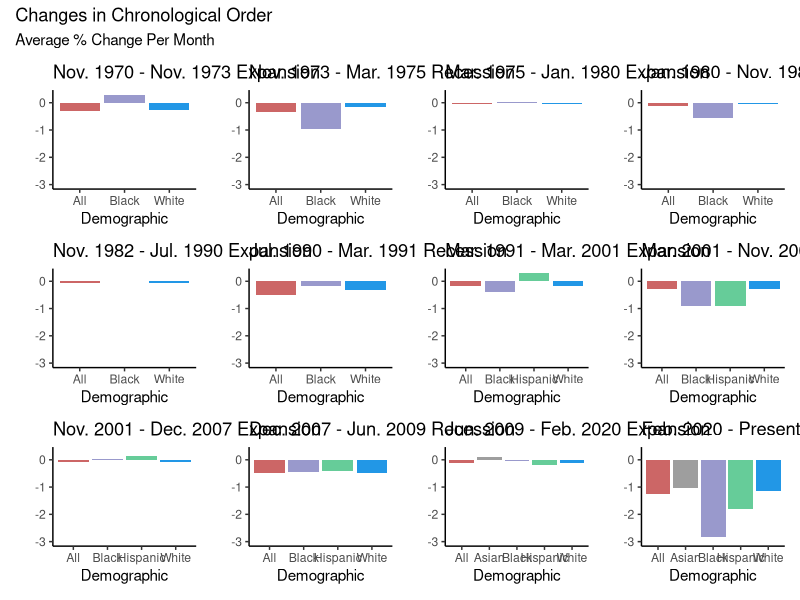
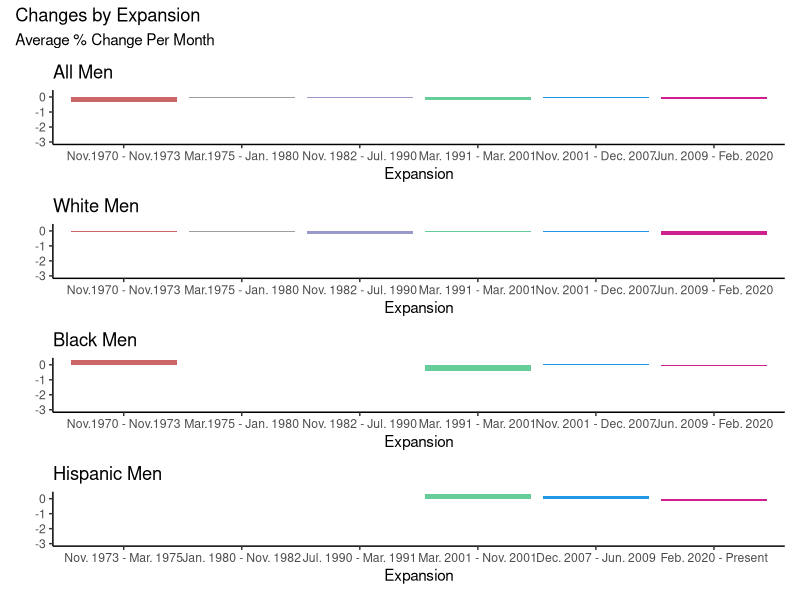
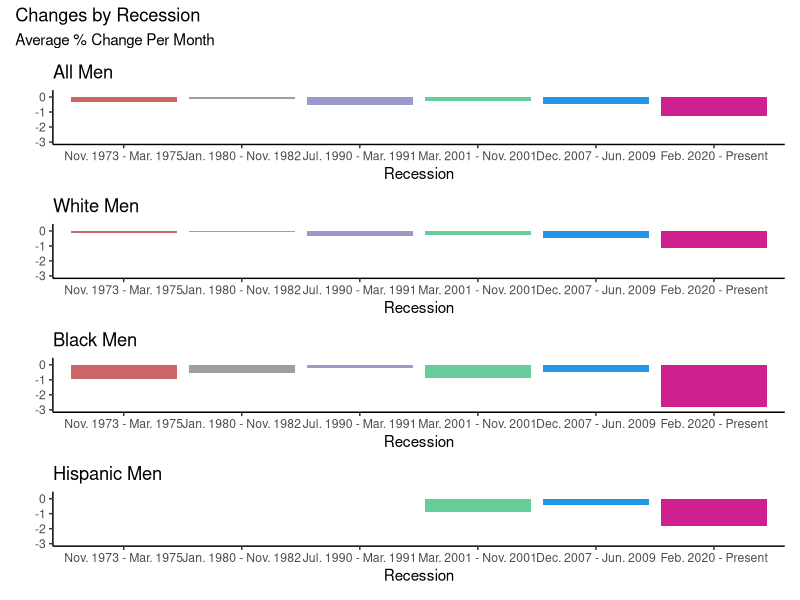
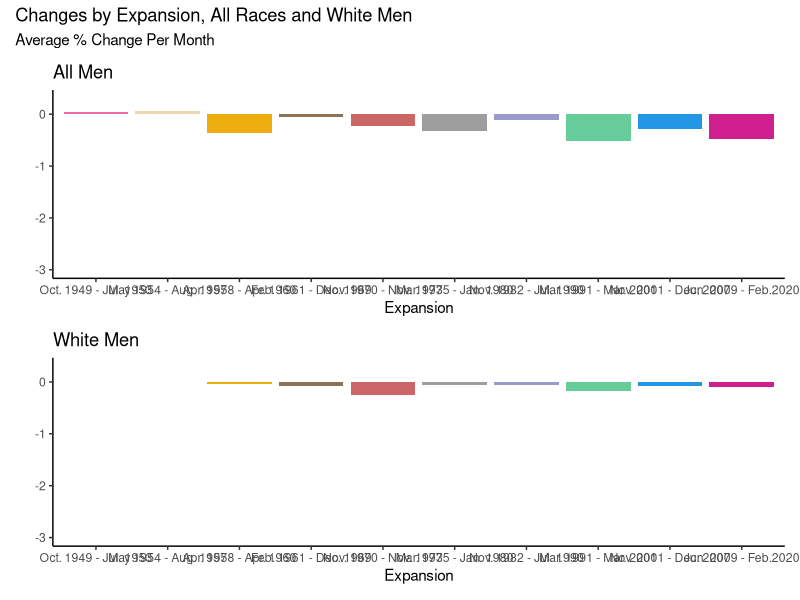
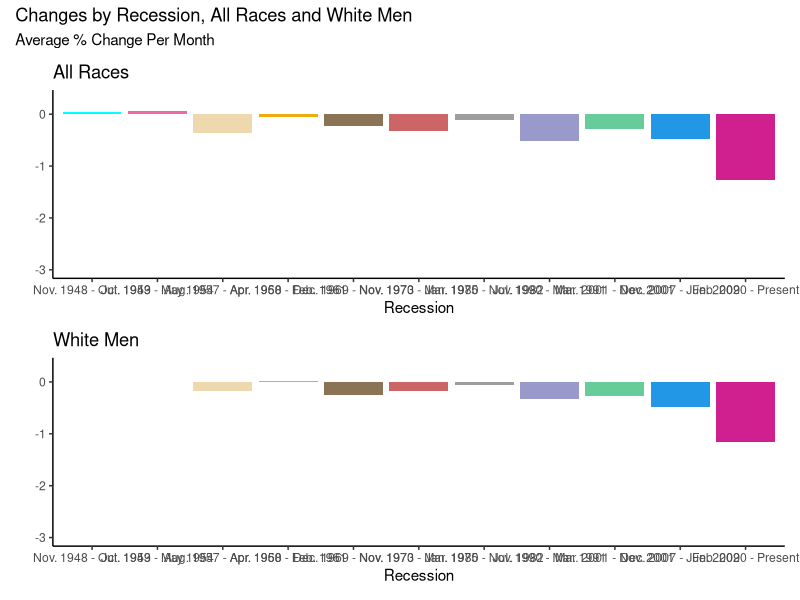

Write R code to recreate these figures, in order.
library(ggplot2)
library(patchwork)


######
###
# Histogram for the Nov.1973-Mar.1975 Recession
pool <- -0.334008
black <- -0.966556
white <- -0.1722803

groups <- c(pool, black, white)
groups <- data.frame(groups, "race" = c("All", "Black", "White"))

plots <- function(title = "Need Title"){
ggplot(groups) +
  geom_col(mapping = aes(x = race, y = groups, fill = race), show.legend = FALSE) +
    ylim(-3, .3) +
  ylab("") +
  xlab("Demographic") +
  ggtitle(title) +
  scale_fill_manual(values = c(All = "#CC6666", Black = "#9999CC", White = "9900CC")) +
  theme_classic()
}

r1 <- plots("Nov. 1973 - Mar. 1975 Recession")


###
# Histogram for the 1980-1982 Recession
pool <- -0.114883864
black <- -0.5561215
white <- -0.062987133

groups <- c(pool, black, white)
groups <- data.frame(groups, "race" = c("All", "Black", "White"))

r2 <- plots(title = "Jan. 1980 - Nov. 1982 Recession")




###
# A Histogram for the July 1990 to March 1991 Recession
pool <- -0.521343862
black <- -0.189413386
white <- -0.328859189

groups <- c(pool, black, white)
groups <- data.frame(groups, "race" = c("All", "Black", "White"))

r3 <- plots(title = "Jul. 1990 - Mar. 1991 Recession")





###
# A Histogram for the Mar. 2001 - Nov. 2001 Recession
pool <- -0.291108569
black <- -0.90753402
white <- -0.275512803
hispanic <- -0.910550862

groups <- c(pool, black, white, hispanic)
groups <- data.frame(groups, "race" = c("All", "Black", "White", "Hispanic"))

plots2 <- function(title = "Need Title"){
  ggplot(groups) +
    geom_col(mapping = aes(x = race, y = groups, fill = race), show.legend = FALSE) +
    ylim(-3, .3) +
    ylab("") +
    xlab("Demographic") +
    ggtitle(title) +
    scale_fill_manual(values = c(All = "#CC6666", Black = "#9999CC", Hispanic = "#66CC99", White = "9900CC")) +
    theme_classic()
}

r4 <- plots2("Mar. 2001 - Nov. 2001 Recession")



###
# A Histogram for the Dec. 2007 - Jun. 2009 Recession
pool <- -0.480316844
black <- -0.461765842
white <- -0.475579663
hispanic <- -0.424652423

groups <- c(pool, black, white, hispanic)
groups <- data.frame(groups, "race" = c("All", "Black", "White", "Hispanic"))

r5 <- plots2("Dec. 2007 - Jun. 2009 Recession")





###
# A Histogram for the Current Recession
pool <- -1.268298659
black <- -2.831470812
white <- -1.156569587
hispanic <- -1.804078664
asian <- -1.042452782

groups <- c(pool, black, white, hispanic, asian)
groups <- data.frame(groups, "race" = c("All", "Black", "White", "Hispanic", "Asian"))

plots3 <- function(title = "Need Title"){
  ggplot(groups) +
    geom_col(mapping = aes(x = race, y = groups, fill = race), show.legend = FALSE) +
    ylim(-3, .3) +
    ylab("") +
    xlab("Demographic") +
    ggtitle(title) +
    scale_fill_manual(values = c(All = "#CC6666", Asian = "666600", Black = "#9999CC", Hispanic = "#66CC99", White = "9900CC")) +
    theme_classic()
}

r6 <- plots3("Feb. 2020 - Present Recession")





























######
###
# Histograms for the Nov. 1970 - Nov. 1973 Expansion
pool <- -0.313718934
black <- 0.297963843
white <- -0.258659168

groups <- c(pool, black, white)
groups <- data.frame(groups, "race" = c("All", "Black", "White"))

e1 <- plots("Nov. 1970 - Nov. 1973 Expansion")


###
# Histograms for the Mar. 1975 - Jan. 1980 Expansion
pool <- -0.042604123
black <- 0.018467764
white <- -0.053113506

groups <- c(pool, black, white)
groups <- data.frame(groups, "race" = c("All", "Black", "White"))

e2 <- plots("Mar. 1975 - Jan. 1980 Expansion")




###
# Histogram for Nov 1982 - Jul 1990 Expansion
pool <- -0.062777654
black <- -0.005515637
white <- -0.054245149

groups <- c(pool, black, white)
groups <- data.frame(groups, "race" = c("All", "Black", "White"))

e3 <- plots("Nov. 1982 - Jul. 1990 Expansion")





###
# Histogram for Mar. 1991 - Mar. 2001 Expansion
pool <- -0.19039043
black <- -0.381197706
white <- -0.180419628
hispanic <- 0.289133031

groups <- c(pool, black, white, hispanic)
groups <- data.frame(groups, "race" = c("All", "Black", "White", "Hispanic"))

e4 <- plots2("Mar. 1991 - Mar. 2001 Expansion")





###
# Histogram for Nov. 2001 - Dec. 2007 Expansion
pool <- -0.095650128
black <- 0.020410545
white <- -0.087232776
hispanic <- 0.148815605

groups <- c(pool, black, white, hispanic)
groups <- data.frame(groups, "race" = c("All", "Black", "White", "Hispanic"))

e5 <- plots2("Nov. 2001 - Dec. 2007 Expansion")





###
# Histogram for Jun. 2009 - Feb. 2020 Expansion
pool <- -0.11132957
black <- -0.053823164
white <- -0.104032944
hispanic <- -0.183760838
asian <- 0.112700473

groups <- c(pool, black, white, hispanic, asian)
groups <- data.frame(groups, "race" = c("All", "Black", "White", "Hispanic", "Asian"))

plots3 <- function(title = "Need Title"){
  ggplot(groups) +
    geom_col(mapping = aes(x = race, y = groups, fill = race), show.legend = FALSE) +
    ylim(-3, .3) +
    ylab("") +
    xlab("Demographic") +
    ggtitle(title) +
    scale_fill_manual(values = c(All = "#CC6666", Asian = "666600", Black = "#9999CC", Hispanic = "#66CC99", White = "9900CC")) +
    theme_classic()
}

e6 <- plots3("Jun. 2009 - Feb. 2020 Expansion")

















######
# Perhaps I should change the scales...?

###
# Expansion histograms for all races
poole1 <- -0.313718934
poole2 <- -0.042604123
poole3 <- -0.062777654
poole4 <- -0.19039043
poole5 <- -0.095650128
poole6 <- -0.11132957

groups <- c(poole1, poole2, poole3, poole4, poole5, poole6)
groups <- data.frame(groups, "Expansion" = c("Nov.1970 - Nov.1973", "Mar.1975 - Jan. 1980",
                                             "Nov. 1982 - Jul. 1990", "Mar. 1991 - Mar. 2001",
                                             "Nov. 2001 - Dec. 2007", "Jun. 2009 - Feb. 2020"))

groups$Expansion <- factor(groups$Expansion, levels = c("Nov.1970 - Nov.1973", "Mar.1975 - Jan. 1980",
                                                        "Nov. 1982 - Jul. 1990", "Mar. 1991 - Mar. 2001",
                                                        "Nov. 2001 - Dec. 2007", "Jun. 2009 - Feb. 2020"))


plots4 <- function(title = "Need Title", episode = "Demographic"){
  ggplot(groups) +
    geom_col(mapping = aes(x = Expansion, y = groups, fill = Expansion), show.legend = FALSE) +
    ylim(-3, .3) +
    ylab("") +
    xlab(episode) +
    ggtitle(title) +
    scale_fill_manual(values = c("#CC6666", "666600", "#9999CC", "#66CC99", "9900CC", "violetred")) +
    theme_classic()
}




ae <- plots4(title = "All Men", episode = "Expansion")






###
# Expansion histograms for Whites
whitee1 <- -0.258659168
whitee2 <- -0.053113506
whitee3 <- -0.054245149
whitee4 <- -0.180419628
whitee5 <- -0.087232776
whitee6 <- -0.104032944

groups <- c(whitee6, whitee5, whitee4, whitee3, whitee2, whitee1)
groups <- data.frame(groups, "Expansion" = c("Nov.1970 - Nov.1973", "Mar.1975 - Jan. 1980",
                                             "Nov. 1982 - Jul. 1990", "Mar. 1991 - Mar. 2001",
                                             "Nov. 2001 - Dec. 2007", "Jun. 2009 - Feb. 2020"))

groups$Expansion <- factor(groups$Expansion, levels = c("Nov.1970 - Nov.1973", "Mar.1975 - Jan. 1980",
                                                        "Nov. 1982 - Jul. 1990", "Mar. 1991 - Mar. 2001",
                                                        "Nov. 2001 - Dec. 2007", "Jun. 2009 - Feb. 2020"))

we <- plots4(title = "White Men", episode = "Expansion")










###
# Expansion histograms for Blacks
blacke1 <- 0.297963843
blacke2 <- 0.018467764
blacke3 <- -0.005515637
blacke4 <- -0.381197706
blacke5 <- 0.020410545
blacke6 <- -0.053823164

groups <- c(blacke1, blacke2, blacke3, blacke4, blacke5, blacke6)
groups <- data.frame(groups, "Expansion" = c("Nov.1970 - Nov.1973", "Mar.1975 - Jan. 1980",
                                             "Nov. 1982 - Jul. 1990", "Mar. 1991 - Mar. 2001",
                                             "Nov. 2001 - Dec. 2007", "Jun. 2009 - Feb. 2020"))

groups$Expansion <- factor(groups$Expansion, levels = c("Nov.1970 - Nov.1973", "Mar.1975 - Jan. 1980",
                                                        "Nov. 1982 - Jul. 1990", "Mar. 1991 - Mar. 2001",
                                                        "Nov. 2001 - Dec. 2007", "Jun. 2009 - Feb. 2020"))

be <- plots4(title = "Black Men", episode = "Expansion")








###
# Expansion histograms for Hispanics
na1 <- 0
na2 <- 0
na3 <- 0
hispanice1 <- 0.289133031
hispanice2 <- 0.148815605
hispanice3 <- -0.183760838


groups <- c(na1, na2, na3, hispanice1, hispanice2, hispanice3)
groups <- data.frame(groups, "Expansion" = c("Nov. 1973 - Mar. 1975",
                                             "Jan. 1980 - Nov. 1982", "Jul. 1990 - Mar. 1991",
                                             "Mar. 2001 - Nov. 2001", "Dec. 2007 - Jun. 2009", "Feb. 2020 - Present"))

groups$Expansion <- factor(groups$Expansion, levels = c("Nov. 1973 - Mar. 1975",
                                                        "Jan. 1980 - Nov. 1982", "Jul. 1990 - Mar. 1991",
                                                        "Mar. 2001 - Nov. 2001", "Dec. 2007 - Jun. 2009", "Feb. 2020 - Present"))


plots5 <- function(title = "Need Title"){
  ggplot(groups) +
    geom_col(mapping = aes(x = Expansion, y = groups, fill = Expansion), show.legend = FALSE) +
    ylim(-3, .3) +
    ylab("") +
    xlab("Demographic") +
    ggtitle(title) +
    scale_fill_manual(values = c("#66CC99", "9900CC", "violetred")) +
    theme_classic()
}



he <- plots4(title = "Hispanic Men", episode = "Expansion")

















######
# This section makes histograms for each race by recession

###
# Histograms for all races
poolr1 <- -0.334008
poolr2 <- -0.114883864
poolr3 <- -0.521343862
poolr4 <- -0.291108569
poolr5 <- -0.480316844
poolr6 <- -1.268298659

groups <- c(poolr1, poolr2, poolr3, poolr4, poolr5, poolr6)
groups <- data.frame(groups, "Expansion" = c("Nov. 1973 - Mar. 1975",
                                             "Jan. 1980 - Nov. 1982", "Jul. 1990 - Mar. 1991",
                                             "Mar. 2001 - Nov. 2001", "Dec. 2007 - Jun. 2009", "Feb. 2020 - Present"))

groups$Expansion <- factor(groups$Expansion, levels = c("Nov. 1973 - Mar. 1975",
                                                        "Jan. 1980 - Nov. 1982", "Jul. 1990 - Mar. 1991",
                                                        "Mar. 2001 - Nov. 2001", "Dec. 2007 - Jun. 2009", "Feb. 2020 - Present"))

ar <- plots4(title = "All Men", episode = "Recession")







###
# Histograms for White men
whiter1 <- -0.1722803
whiter2 <- -0.062987133
whiter3 <- -0.328859189
whiter4 <- -0.275512803
whiter5 <- -0.475579663
whiter6 <- -1.156569587

groups <- c(whiter1, whiter2, whiter3, whiter4, whiter5, whiter6)
groups <- data.frame(groups, "Expansion" = c("Nov. 1973 - Mar. 1975",
                                             "Jan. 1980 - Nov. 1982", "Jul. 1990 - Mar. 1991",
                                             "Mar. 2001 - Nov. 2001", "Dec. 2007 - Jun. 2009", "Feb. 2020 - Present"))

groups$Expansion <- factor(groups$Expansion, levels = c("Nov. 1973 - Mar. 1975",
                                                        "Jan. 1980 - Nov. 1982", "Jul. 1990 - Mar. 1991",
                                                        "Mar. 2001 - Nov. 2001", "Dec. 2007 - Jun. 2009", "Feb. 2020 - Present"))

wr <- plots4(title = "White Men", episode = "Recession")







###
# Histograms for Black men
blackr1 <- -0.966556
blackr2 <- -0.5561215
blackr3 <- -0.189413386
blackr4 <- -0.90753402
blackr5 <- -0.461765842
blackr6 <- -2.831470812

groups <- c(blackr1, blackr2, blackr3, blackr4, blackr5, blackr6)
groups <- data.frame(groups, "Expansion" = c("Nov. 1973 - Mar. 1975",
                                             "Jan. 1980 - Nov. 1982", "Jul. 1990 - Mar. 1991",
                                             "Mar. 2001 - Nov. 2001", "Dec. 2007 - Jun. 2009", "Feb. 2020 - Present"))

groups$Expansion <- factor(groups$Expansion, levels = c("Nov. 1973 - Mar. 1975",
                                                        "Jan. 1980 - Nov. 1982", "Jul. 1990 - Mar. 1991",
                                                        "Mar. 2001 - Nov. 2001", "Dec. 2007 - Jun. 2009", "Feb. 2020 - Present"))

br <- plots4(title = "Black Men", episode = "Recession")









###
# Histograms for Hispanic Men
na1 <- 0
na2 <- 0
na3 <- 0
hispanicr1 <- -0.910550862
hispanicr2 <- -0.424652423
hispanicr3 <- -1.804078664

groups <- c(na1, na2, na3, hispanicr1, hispanicr2, hispanicr3)
groups <- data.frame(groups, "Expansion" = c("Nov. 1973 - Mar. 1975",
                                             "Jan. 1980 - Nov. 1982", "Jul. 1990 - Mar. 1991",
                                             "Mar. 2001 - Nov. 2001", "Dec. 2007 - Jun. 2009", "Feb. 2020 - Present"))

groups$Expansion <- factor(groups$Expansion, levels = c("Nov. 1973 - Mar. 1975",
                                                        "Jan. 1980 - Nov. 1982", "Jul. 1990 - Mar. 1991",
                                                        "Mar. 2001 - Nov. 2001", "Dec. 2007 - Jun. 2009", "Feb. 2020 - Present"))

hr <- plots4(title = "Hispanic Men", episode = "Recession")






















######
# This section provides more recession data for White men and all races

### Histograms for all men
poolr1 <- 0.041761142
poolr2 <- 0.057181259
poolr3 <- -0.353710246
poolr4 <- -0.056145619
poolr5 <- -0.225162763
poolr6 <- -0.334008
poolr7 <- -0.114883864
poolr8 <- -0.521343862
poolr9 <- -0.291108569
poolr10 <- -0.480316844
poolr11 <- -1.268298659

groups <- c(poolr1, poolr2, poolr3, poolr4, poolr5, poolr6, poolr7, poolr8, poolr9, poolr10, poolr11)
groups <- data.frame(groups, "Expansion" = c("Nov. 1948 - Oct. 1949", "Jul. 1953 - May 1954", "Aug. 1957 - Apr. 1958", "Apr. 1960 - Feb. 1961",
                                             "Dec. 1969 - Nov. 1970", "Nov. 1973 - Mar. 1975",
                                             "Jan. 1980 - Nov. 1982", "Jul. 1990 - Mar. 1991",
                                             "Mar. 2001 - Nov. 2001", "Dec. 2007 - Jun. 2009", "Feb. 2020 - Present"))

groups$Expansion <- factor(groups$Expansion, levels = c("Nov. 1948 - Oct. 1949", "Jul. 1953 - May 1954", "Aug. 1957 - Apr. 1958", "Apr. 1960 - Feb. 1961",
                                                        "Dec. 1969 - Nov. 1970", "Nov. 1973 - Mar. 1975",
                                                        "Jan. 1980 - Nov. 1982", "Jul. 1990 - Mar. 1991",
                                                        "Mar. 2001 - Nov. 2001", "Dec. 2007 - Jun. 2009", "Feb. 2020 - Present"))



plots6 <- function(title = "Need Title", episode = "Add thing here"){
  ggplot(groups) +
    geom_col(mapping = aes(x = Expansion, y = groups, fill = Expansion), show.legend = FALSE) +
    ylim(-3, .3) +
    ylab("") +
    xlab(episode) +
    ggtitle(title) +
    scale_fill_manual(values = c("cyan1", "hotpink2", "wheat2", "darkgoldenrod2", "burlywood4", "#CC6666", "666600", "#9999CC", "#66CC99", "9900CC", "violetred")) +
    theme_classic()
}



ar2 <- plots6(title = "All Races", episode = "Recession")














### Histograms for White men
na1 <- 0
na2 <- 0
whiter1 <- -0.171292286
whiter2 <- 0.018830358
whiter3 <- -0.258763894
whiter4 <- -0.1722803
whiter5 <- -0.062987133
whiter6 <- -0.328859189
whiter7 <- -0.275512803
whiter8 <- -0.475579663
whiter9 <- -1.156569587

groups <- c(na1, na2, whiter1, whiter2, whiter3, whiter4, whiter5, whiter6, whiter7, whiter8, whiter9)
groups <- data.frame(groups, "Expansion" = c("Nov. 1948 - Oct. 1949", "Jul. 1953 - May 1954", "Aug. 1957 - Apr. 1958", "Apr. 1960 - Feb. 1961",
                                             "Dec. 1969 - Nov. 1970", "Nov. 1973 - Mar. 1975",
                                             "Jan. 1980 - Nov. 1982", "Jul. 1990 - Mar. 1991",
                                             "Mar. 2001 - Nov. 2001", "Dec. 2007 - Jun. 2009", "Feb. 2020 - Present"))

groups$Expansion <- factor(groups$Expansion, levels = c("Nov. 1948 - Oct. 1949", "Jul. 1953 - May 1954", "Aug. 1957 - Apr. 1958", "Apr. 1960 - Feb. 1961",
                                                        "Dec. 1969 - Nov. 1970", "Nov. 1973 - Mar. 1975",
                                                        "Jan. 1980 - Nov. 1982", "Jul. 1990 - Mar. 1991",
                                                        "Mar. 2001 - Nov. 2001", "Dec. 2007 - Jun. 2009", "Feb. 2020 - Present"))



plots7 <- function(title = "Need Title", episode = "Add Recession/Expansion Here"){
  ggplot(groups) +
    geom_col(mapping = aes(x = Expansion, y = groups, fill = Expansion), show.legend = FALSE) +
    ylim(-3, .3) +
    ylab("") +
    xlab(episode) +
    ggtitle(title) +
    scale_fill_manual(values = c("cyan1", "hotpink2", "wheat2", "darkgoldenrod2", "burlywood4", "#CC6666", "666600", "#9999CC", "#66CC99", "9900CC", "violetred")) +
    theme_classic()
}



wr2 <- plots7(title = "White Men", episode = "Recession")























######
# This section provides more expansion data for White men and all races

### Histograms for all men
poole1 <- 0.218774202
poole2 <- -0.043186796
poole3 <- 0.013437992
poole4 <- -0.112022226
poole5 <- -0.313718934
poole6 <- -0.042604123
poole7 <- -0.062777654
poole8 <- -0.19039043
poole9 <- -0.095650128
poole10 <- -0.11132957

groups <- c(poolr1, poolr2, poolr3, poolr4, poolr5, poolr6, poolr7, poolr8, poolr9, poolr10)
groups <- data.frame(groups, "Expansion" = c("Oct. 1949 - Jul. 1953", "May 1954 - Aug. 1957",
                                             "Apr. 1958 - Apr. 1960", "Feb. 1961 - Dec. 1969",
                                             "Nov. 1970 - Nov. 1973", "Mar. 1975 - Jan. 1980",
                                             "Nov. 1982 - Jul. 1990", "Mar. 1991 - Mar. 2001",
                                             "Nov. 2001 - Dec. 2007", "Jun. 2009 - Feb.2020"))

groups$Expansion <- factor(groups$Expansion, levels = c("Oct. 1949 - Jul. 1953", "May 1954 - Aug. 1957",
                                                        "Apr. 1958 - Apr. 1960", "Feb. 1961 - Dec. 1969",
                                                        "Nov. 1970 - Nov. 1973", "Mar. 1975 - Jan. 1980",
                                                        "Nov. 1982 - Jul. 1990", "Mar. 1991 - Mar. 2001",
                                                        "Nov. 2001 - Dec. 2007", "Jun. 2009 - Feb.2020"))

ae2 <- ggplot(groups) +
    geom_col(mapping = aes(x = Expansion, y = groups, fill = Expansion), show.legend = FALSE) +
    ylim(-3, .3) +
    ylab("") +
    xlab("Expansion") +
    ggtitle("All Men") +
    scale_fill_manual(values = c("hotpink2", "wheat2", "darkgoldenrod2", "burlywood4", "#CC6666", "666600", "#9999CC", "#66CC99", "9900CC", "violetred")) +
    theme_classic()






### Histograms for White men
na1 <- 0
na2 <- 0
whitee1 <- -0.036589268
whitee2 <- -0.082709297
whitee3 <- -0.258659168
whitee4 <- -0.053113506
whitee5 <- -0.054245149
whitee6 <- -0.180419628
whitee7 <- -0.087232776
whitee8 <- -0.104032944

groups <- c(na1, na2, whitee1, whitee2, whitee3, whitee4, whitee5, whitee6, whitee7, whitee8)
groups <- data.frame(groups, "Expansion" = c("Oct. 1949 - Jul. 1953", "May 1954 - Aug. 1957",
                                             "Apr. 1958 - Apr. 1960", "Feb. 1961 - Dec. 1969",
                                             "Nov. 1970 - Nov. 1973", "Mar. 1975 - Jan. 1980",
                                             "Nov. 1982 - Jul. 1990", "Mar. 1991 - Mar. 2001",
                                             "Nov. 2001 - Dec. 2007", "Jun. 2009 - Feb.2020"))

groups$Expansion <- factor(groups$Expansion, levels = c("Oct. 1949 - Jul. 1953", "May 1954 - Aug. 1957",
                                                        "Apr. 1958 - Apr. 1960", "Feb. 1961 - Dec. 1969",
                                                        "Nov. 1970 - Nov. 1973", "Mar. 1975 - Jan. 1980",
                                                        "Nov. 1982 - Jul. 1990", "Mar. 1991 - Mar. 2001",
                                                        "Nov. 2001 - Dec. 2007", "Jun. 2009 - Feb.2020"))

we2 <- ggplot(groups) +
  geom_col(mapping = aes(x = Expansion, y = groups, fill = Expansion), show.legend = FALSE) +
  ylim(-3, .3) +
  ylab("") +
  xlab("Expansion") +
  ggtitle("White Men") +
  scale_fill_manual(values = c("hotpink2", "wheat2", "darkgoldenrod2", "burlywood4", "#CC6666", "666600", "#9999CC", "#66CC99", "9900CC", "violetred")) +
  theme_classic()


######
# Removing unwanted variables
rm(asian)
rm(black)
rm(blacke1)
rm(blacke2)
rm(blacke3)
rm(blacke4)
rm(blacke5)
rm(blacke6)
rm(hispanic)
rm(hispanice1)
rm(hispanice2)
rm(hispanice3)
rm(pool)
rm(poole1)
rm(poole2)
rm(poole3)
rm(poole4)
rm(poole5)
rm(poole6)
rm(poole7)
rm(poole8)
rm(poole9)
rm(poole10)
rm(white)
rm(whitee1)
rm(whitee2)
rm(whitee3)
rm(whitee4)
rm(whitee5)
rm(whitee6)
rm(whitee7)
rm(whitee8)
rm(whitee9)
rm(poolr1)
rm(poolr2)
rm(poolr3)
rm(poolr4)
rm(poolr5)
rm(poolr6)
rm(poolr7)
rm(poolr8)
rm(poolr9)
rm(poolr10)
rm(poolr11)
rm(hispanicr1)
rm(hispanicr2)
rm(hispanicr3)
rm(blackr1)
rm(blackr2)
rm(blackr3)
rm(blackr4)
rm(blackr5)
rm(blackr6)
rm(whiter1)
rm(whiter2)
rm(whiter3)
rm(whiter4)
rm(whiter5)
rm(whiter6)
rm(whiter7)
rm(whiter8)
rm(whiter9)
rm(groups)
rm(na1)
rm(na2)
rm(na3)
rm(plots)
rm(plots2)
rm(plots3)
rm(plots4)
rm(plots5)
rm(plots6)
rm(plots7)
gc()







######
### The histograms in chronological order (1970 - 2020)
e1 + r1 + e2 + r2 +
e3 + r3 + e4 + r4 +
e5 + r5 + e6 + r6 +
  plot_annotation(title = "Changes in Chronological Order",
                  subtitle = "Average % Change Per Month")





### The expansion histograms for each race, minus Asians (1970 - 2020)
ae / we / be / he +
  plot_annotation(title = "Changes by Expansion",
                  subtitle = "Average % Change Per Month")







### The recession histograms for each race, minus Asians (1970 - 2020)
ar / wr / br / hr +
  plot_annotation(title = "Changes by Recession",
                  subtitle = "Average % Change Per Month")









### The expansion histograms for white men and all races
ae2 / we2 + plot_annotation(title = "Changes by Expansion, All Races and White Men",
                            subtitle = "Average % Change Per Month")









### The recession histograms for white men and all races
ar2 / wr2 + plot_annotation(title = "Changes by Recession, All Races and White Men",
                                        subtitle = "Average % Change Per Month")


